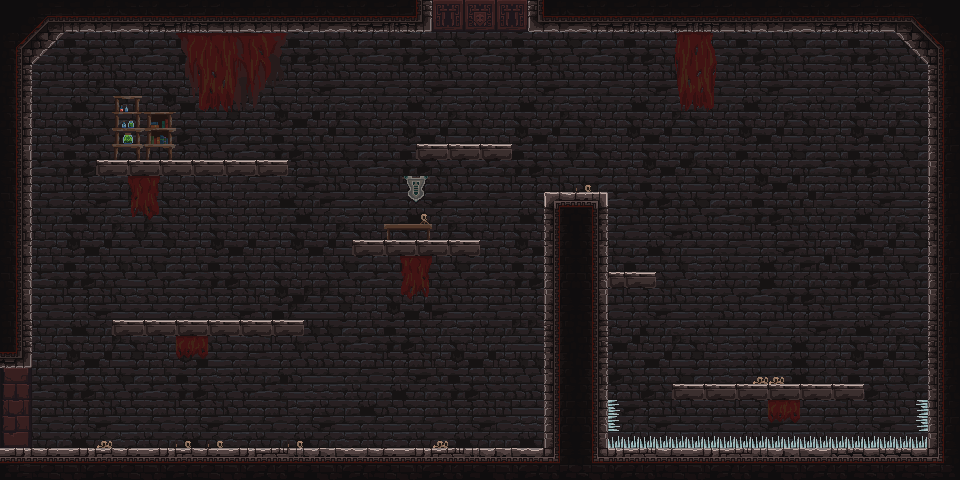

A 2D game scene composited from a Tiled map and its tileset images. What follows is a short description and the map's XML, with each tile layer's data collapsed to a summary:
An orthogonal 60x30 tile map with 16x16 px tiles, 5 tile layers (backbackground, background, main, decor, ...), 3 tilesets.

<map version="1.4" tiledversion="1.4.3" orientation="orthogonal" renderorder="right-down" width="60" height="30" tilewidth="16" tileheight="16" infinite="0" nextlayerid="6" nextobjectid="1">
 <tileset firstgid="1" source="tsx/main_lev_build.tsx" />
 <tileset firstgid="10241" source="tsx/background4a.tsx" />
 <tileset firstgid="12041" source="tsx/other_and_decorative.tsx" />
 <layer id="1" name="backbackground" width="60" height="30">
  <data>[1800 cells, 0 non-empty, 0 distinct tile ids]</data>
 </layer>
 <layer id="2" name="background" width="60" height="30">
  <data>[1800 cells, 1800 non-empty, 49 distinct tile ids]</data>
 </layer>
 <layer id="3" name="main" width="60" height="30">
  <data>[1800 cells, 1800 non-empty, 125 distinct tile ids]</data>
 </layer>
 <layer id="4" name="decor" width="60" height="30">
  <data>[1800 cells, 127 non-empty, 94 distinct tile ids]</data>
 </layer>
 <layer id="5" name="closedroom" width="60" height="30">
  <data>[1800 cells, 1800 non-empty, 19 distinct tile ids]</data>
 </layer>
</map>
